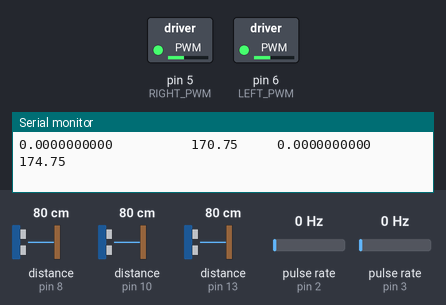
The sketch below on a simulated Arduino Uno, built with avr-gcc and run on an emulated ATmega328P. On the bench: switched loads named in the sketch (green lamp = pin HIGH), the last lines printed to the serial monitor. Wiring (inferred from the names in the program): 3 × ultrasonic range finder: trigger pin 9, echo pin 8 / trigger pin 11, echo pin 10 / trigger pin 12, echo pin 13; 2 × pulse sensor: data pin 2 / data pin 3. The inputs (shaded band) are chosen by the test bench; at power-on: pulse rate (sensors on pin 3, pin 2) 0 Hz, distance to the obstacle (sensors on pin 8, pin 10, pin 13) 80 cm. The echo pulse lasts 58.3 µs per cm; pins used as bus, display or sensor lines are not drawn.

Above: at 1.2 s.
1.3 s: pulse rate (sensor on pin 3) set to 1 Hz
At 4.2 s:
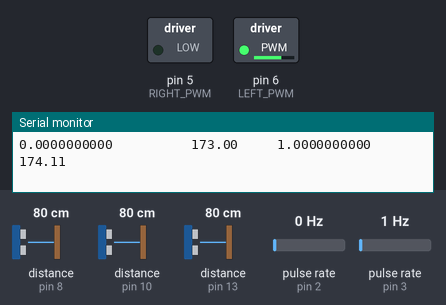
4.3 s: pulse rate (sensor on pin 3) set to 4 Hz
At 6.5 s:
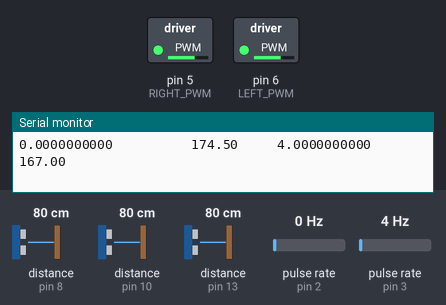
7.3 s: pulse rate (sensor on pin 2) set to 196 Hz
10.3 s: pulse rate (sensor on pin 2) set to 50 Hz
13.3 s: pulse rate (sensor on pin 2) set to 152 Hz
At 14.8 s:
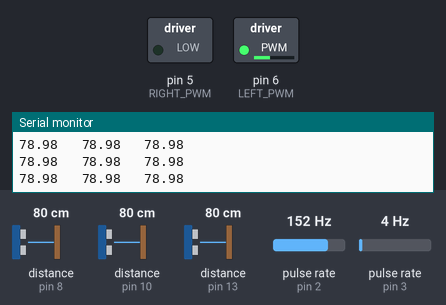
16.3 s: pulse rate (sensor on pin 3) set to 196 Hz
At 18.4 s:
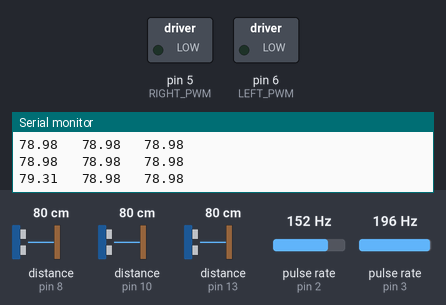
Timing chart, 0 to 19.9 s (numbered marks = the images above; inputs shaded):
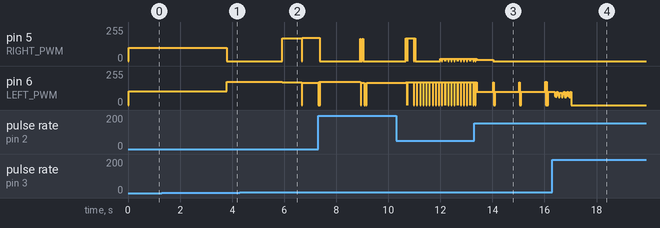

The sketch:

CP.ino
```cpp
/// Variables //////////////////////////////////////////////////////////////////////////////////////////////////////////////
#include <PID_v1.h>
#include "TimerOne.h"
#define RIGHT_PWM 5
#define LEFT_PWM 6
#define   Kd 0.0
#define   Ki 0.3
#define   Kp 2.8
// PWM_SPEED_RELATION    rpm= PWM*m -b
#define   m  0.26
#define   b  2


//UL
#define LEFT_ECHO 8
#define LEFT_TRIG 9
#define RIGHT_ECHO 10
#define RIGHT_TRIG 11
#define FORWARD_TRIG 12
#define FORWARD_ECHO 13
float left, right, forward;
void read_sonar(void);

double Setpoint = 25;
double right_pwm = 100;
double left_pwm = 104;
int encoderR_pin = 2;             //Pin 2, donde se conecta el encoder
int encoderL_pin = 3;
volatile unsigned int stepR = 0;           // Revoluciones por minuto calculadas.
volatile unsigned int stepL = 0;
float velocityR = 0;                  //Velocidad en [Km/h]
float velocityL = 0;
double pulsesR = 0;       // Número de pulsos leidos por el Arduino en un segundo
double pulsesL = 0;
unsigned long timeoldR = 0;  // Tiempo
unsigned long timeoldL = 0;
unsigned int pulsesperturnR = 8; // Número de muescas que tiene el disco del encoder.
unsigned int pulsesperturnL = 8;
const int wheel_diameterR = 64;   // Diámetro de la rueda pequeña[mm]
const int wheel_diameterL = 64;
static volatile unsigned long debounceR = 0; // Tiempo del rebote.
static volatile unsigned long debounceL = 0;
PID RightPID(&pulsesR, &right_pwm, &Setpoint, Kp, Ki, Kd, DIRECT);
PID LeftPID(&pulsesL, &left_pwm, &Setpoint, Kp, Ki, Kd, DIRECT);
void drive(byte to, int steps);
////  Configuración del Arduino /////////////////////////////////////////////////////////
void counterR() {
  if (  digitalRead (encoderR_pin) && (micros() - debounceR > 500) && digitalRead (encoderR_pin) ) {
    // Vuelve a comprobar que el encoder envia una señal buena y luego comprueba que el tiempo es superior a 1000 microsegundos y vuelve a comprobar que la señal es correcta.
    debounceR = micros(); // Almacena el tiempo para comprobar que no contamos el rebote que hay en la señal.
    pulsesR++;
    stepR ++;
  }  // Suma el pulso bueno que entra.
  else ;
}
int flag = 0;
void counterL() {
  if (  digitalRead (encoderL_pin) && (micros() - debounceL > 500) && digitalRead (encoderL_pin) ) {
    // Vuelve a comprobar que el encoder envia una señal buena y luego comprueba que el tiempo es superior a 1000 microsegundos y vuelve a comprobar que la señal es correcta.
    debounceL = micros(); // Almacena el tiempo para comprobar que no contamos el rebote que hay en la señal.
    pulsesL++;
    stepL ++;
    // Serial.println(stepL);

  }  // Suma el pulso bueno que entra.
  else ;


  if (pulsesL == 7) flag = 1;
}
void timerIsr()
{
  RightPID.Compute();
  LeftPID.Compute();
  noInterrupts(); //Don't process interrupts during calculations // Desconectamos la interrupción para que no actué en esta parte del programa.
  //    rpmR = (60 * 1000 / pulsesperturnR ) / (millis() - timeoldR) * pulsesR; // Calculamos las revoluciones por minuto
  //    velocityR = rpmR * 3.1416 * wheel_diameterR * 60 / 1000000; // Cálculo de la velocidad en [Km/h]
  timeoldR = millis(); // Almacenamos el tiempo actual.
  Serial.print(pulsesR, DEC); Serial.print("     ");
  Serial.print("     ");
  Serial.print(right_pwm);
  Serial.print("     ");
  pulsesR = 0;  // Inicializamos los pulsos.

  //   rpmL = (60 * 1000 / pulsesperturnL ) / (millis() - timeoldL) * pulsesL; // Calculamos las revoluciones por minuto
  //  velocityL = rpmL * 3.1416 * wheel_diameterL * 60 / 1000000; // Cálculo de la velocidad en [Km/h]
  timeoldL = millis(); // Almacenamos el tiempo actual.
  Serial.print(pulsesL, DEC);
  Serial.print("     ");
  Serial.println(left_pwm);
  pulsesL = 0;  // Inicializamos los pulsos.
  interrupts(); // Restart the interrupt processing // Reiniciamos la interrupción
}
void setup() {
  pinMode(LEFT_TRIG, OUTPUT);
  pinMode(LEFT_ECHO, INPUT);
  pinMode(RIGHT_TRIG, OUTPUT);
  pinMode(RIGHT_ECHO, INPUT);
  pinMode(FORWARD_TRIG, OUTPUT);
  pinMode(FORWARD_ECHO, INPUT);

  //timer init
  Timer1.initialize(1000000); // set timer for 1sec
  Timer1.attachInterrupt( timerIsr ); // enable the timer

  pinMode(RIGHT_PWM, OUTPUT);
  pinMode(LEFT_PWM, OUTPUT);
  Serial.begin(9600); // Configuración del puerto serie
  pinMode(encoderR_pin, INPUT); // Configuración del pin nº2
  pinMode(encoderL_pin, INPUT);
  attachInterrupt(0, counterR, RISING); // Configuración de la interrupción 0, donde esta conectado.
  attachInterrupt(1, counterL, RISING);
  pulsesR = 0;
  pulsesL = 0;
  //  rpmR = 0;
  //  rpmL = 0;
  timeoldR = 0;
  timeoldL = 0;

  //Turn the PID on
  RightPID.SetMode(AUTOMATIC);
  LeftPID.SetMode(AUTOMATIC);
  //Adjust PID values
  RightPID.SetTunings(Kp, Ki, Kd);
  LeftPID.SetTunings(Kp, Ki, Kd);

  Serial.print("Seconds ");
  Serial.print("RPMR ");
  Serial.print("PulsesR ");
  Serial.print("VelocityR[Km/h]  ");
  Serial.print("RPML ");
  Serial.print("PulsesL ");
  Serial.println("VelocityL[Km/h]");

}
int i = 0;
////  Programa principal ///////////////////////////////////////////////////////////////////////
String path = "rlrfffrf";
void loop() {
  read_sonar();
  if ((forward > 10) && (left < 10) && (right < 10)) {
    drive('f', 1);
  } else if ((forward < 12) && (left > 10) && (right < 10)) {
    drive('f', 3);
    drive('l', 7);
    drive('f', 3);
  } else if ((forward < 12) && (left < 10) && (right > 10)) {
    drive('f', 3);
    drive('r', 7);
    drive('f', 3);
  } else
  {
    drive('f', 3);
    drive(path[i++], 7);
    drive('f', 3);
  }
  Serial.print(forward);
  Serial.print("   ");
  Serial.print(left);
  Serial.print("   ");
  Serial.println(right);

}
void drive(byte to, int steps) {
  switch (to) {
    case 'f':
      analogWrite(LEFT_PWM, left_pwm);
      analogWrite(RIGHT_PWM, right_pwm);
      while ( steps > stepL && steps > stepR) {
      }


      break;
    case 'r':
      analogWrite(LEFT_PWM, left_pwm);
      analogWrite(RIGHT_PWM, 0);
      while (steps > stepL) {}
      right_pwm = left_pwm;

      analogWrite(LEFT_PWM, 0);
      analogWrite(RIGHT_PWM, 0);
      break;
    case 'l':
      analogWrite(LEFT_PWM, 0);
      analogWrite(RIGHT_PWM, right_pwm);
      while ( steps > stepR) ;
      left_pwm = right_pwm;

      analogWrite(LEFT_PWM, 0);
      analogWrite(RIGHT_PWM, 0);

      break;
    case 's':
      analogWrite(LEFT_PWM, 0);
      analogWrite(RIGHT_PWM, 0);
      delay(20);
      break;


  }


  stepL = 0;
  stepR = 0;
  analogWrite(LEFT_PWM, 0);
  analogWrite(RIGHT_PWM, 0);
}

void read_sonar() {
  int temp = 0;
  do {
    digitalWrite(LEFT_TRIG, LOW);
    delayMicroseconds(2);

    digitalWrite(LEFT_TRIG, HIGH);
    delayMicroseconds(10);
    digitalWrite(LEFT_TRIG, LOW);

    left = pulseIn(LEFT_ECHO, HIGH) * 0.034 / 2;
  } while (left > 150);

  do {
    digitalWrite(RIGHT_TRIG, LOW);
    delayMicroseconds(2);

    digitalWrite(RIGHT_TRIG, HIGH);
    delayMicroseconds(10);
    digitalWrite(RIGHT_TRIG, LOW);

    right = pulseIn(RIGHT_ECHO, HIGH) * 0.034 / 2;
  } while (right > 150);

  do {
    digitalWrite(FORWARD_TRIG, LOW);
    delayMicroseconds(2);

    digitalWrite(FORWARD_TRIG, HIGH);
    delayMicroseconds(10);
    digitalWrite(FORWARD_TRIG, LOW);

    forward = pulseIn(FORWARD_ECHO, HIGH) * 0.034 / 2;
  } while (forward > 150);
}
////Fin de programa principal //////////////////////////////////////////////////////////////////////////////////
///////////////////////////Función que cuenta los pulsos buenos ///////////////////////////////////////////
```

Measured:
- the behaviour switches between 0 and 1 Hz on pulse rate (sensor on pin 3) (found by bisection; images 0 and 1)
- after the input at 1.3 s, pin 5 (RIGHT_PWM): 100/255 → 0/255 after 2.5 s; pin 6 (LEFT_PWM): 104/255 → 173/255 after 2.5 s
- after the input at 4.3 s, pin 5 (RIGHT_PWM): 0/255 → 169/255 after 1.6 s, → 174/255 0.75 s later; pin 6 (LEFT_PWM): 173/255 → 169/255 after 1.6 s, → 167/255 0.75 s later
